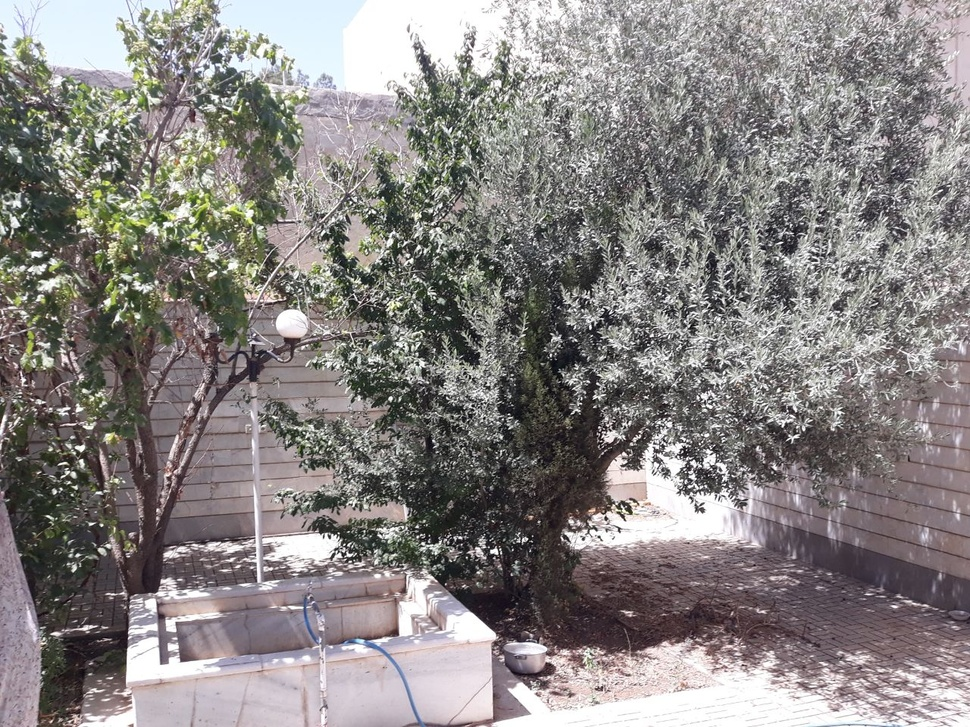
#> input picture Chapter_02/yard.jpg, 970 x 727 px, shrunk from 1280 x 960 before the run
$ jupyter execute C05.ipynb
#> lines starting #> are read from the running program, lines starting #| are printed output that depends on the picture
[cell 1]
import cv2
import numpy as np
import matplotlib.pyplot as plt

[cell 2]
# opencv library in python, doesn't have builtin function for gamma correction, so we defined a function ourselves
# If you want to use builtin function you can use  'exposure.adjust_gamma' method of skimage library
# https://scikit-image.org/docs/dev/api/skimage.exposure.html#skimage.exposure.adjust_gamma

def imadjust(image, gamma=1.0):
	# build a lookup table mapping the pixel values [0, 255] to
	# their adjusted gamma values
	invGamma = 1.0 / gamma
	table = np.array([((i / 255.0) ** invGamma) * 255	for i in np.arange(0, 256)]).astype("uint8")
	# apply gamma correction using the lookup table
	return cv2.LUT(image, table)

# Read the image in greyscale
img = np.array(cv2.imread("yard.jpg", cv2.IMREAD_GRAYSCALE), dtype=np.uint8)
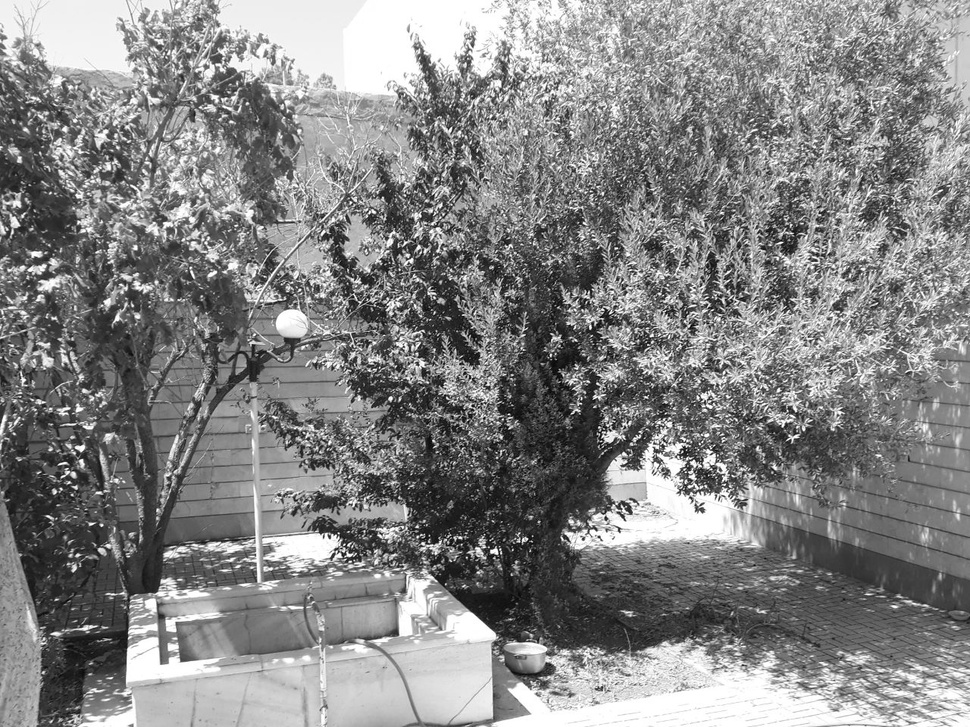
#> img: shape (727, 970); min 0, max 255, mean 133

gamma = 0.8
im_enh = imadjust(img, gamma)
#> in imadjust, `return cv2.LUT(image, table)`:
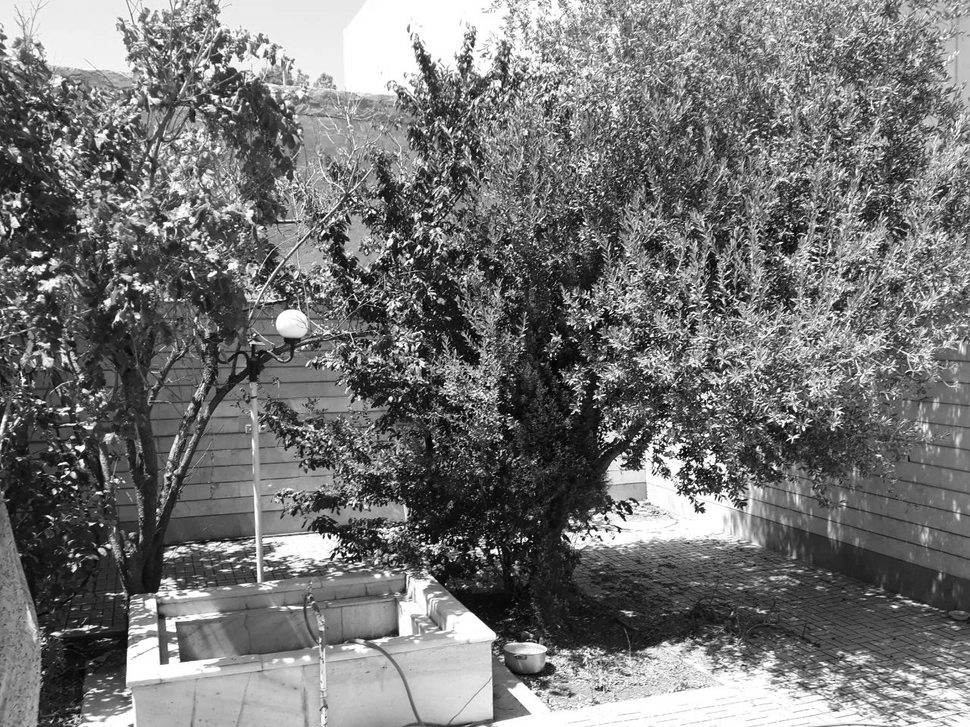
#> returned value: shape (727, 970); min 0, max 255, mean 116.7

fig, axes= plt.subplots(1, 2, figsize=(18, 18))
axes[0].imshow(img, 'gray')
axes[0].set_title('orginal image')

axes[1].imshow(im_enh, 'gray')
axes[1].set_title('enhanced image')


# remove the x and y ticks
for i in range(axes.shape[0]):
    axes[i].set_xticks([])
    axes[i].set_yticks([])
plt.show()
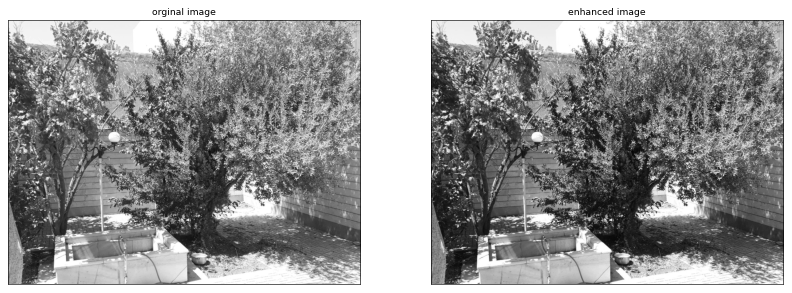
#> figure drawn by matplotlib, 2 panels

cv2.waitKey(0)
cv2.destroyAllWindows()

$ run again, with Chapter_02/beach.jpg copied over Chapter_02/yard.jpg
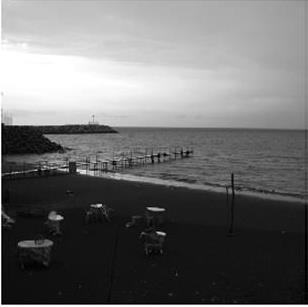
#> input picture Chapter_02/beach.jpg, 308 x 307 px
#> img is the input picture: shape (307, 308); min 0, max 255, mean 110.5
#> in imadjust, `return cv2.LUT(image, table)`:
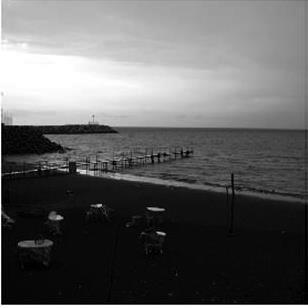
#> returned value: shape (307, 308); min 0, max 255, mean 97.9
#> `plt.show()`:
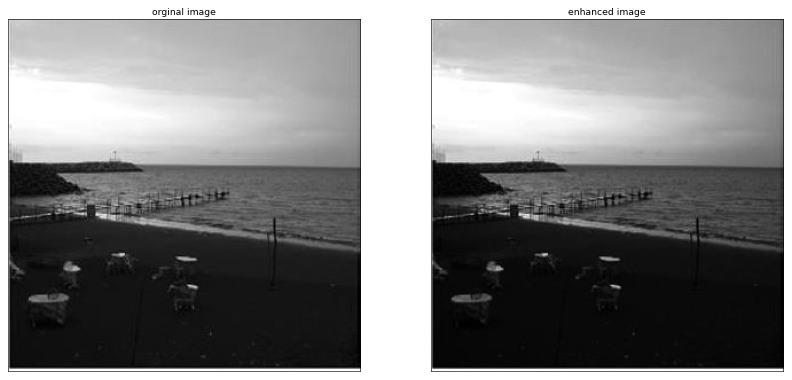
#> figure drawn by matplotlib, 2 panels

$ run again, with Chapter_02/bridge1.jpg copied over Chapter_02/yard.jpg
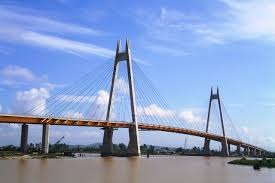
#> input picture Chapter_02/bridge1.jpg, 275 x 183 px
#> in imadjust, `return cv2.LUT(image, table)`:
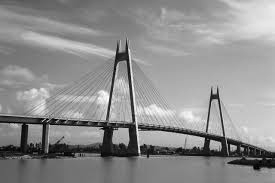
#> returned value: shape (183, 275); min 0, max 255, mean 142.4
#> `plt.show()`:
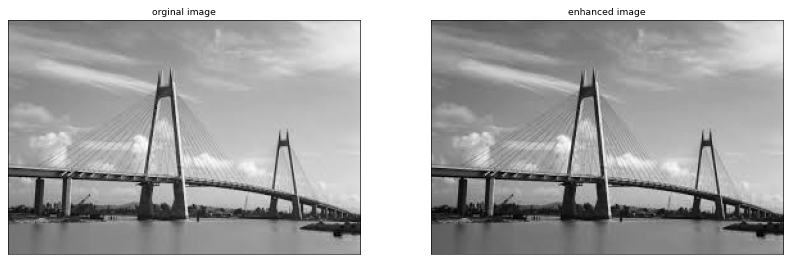
#> figure drawn by matplotlib, 2 panels
